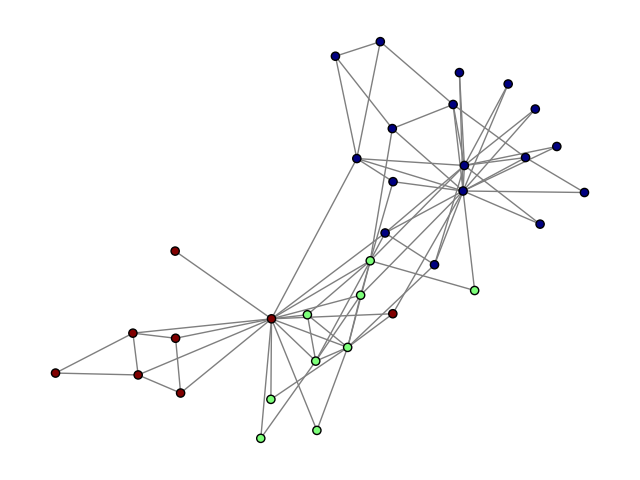

The script that drew this image:
from networkx.algorithms import community
import networkx as nx
import matplotlib.pyplot as plt
G = nx.karate_club_graph()
#Nombre de partitions trouvées 
partition = community.greedy_modularity_communities(G)
print(len(partition))

#Affichage de la composition des communautés
for i in range(len(partition)):
        community = list(partition[i])
        print("Communauté ",str(i+1))
        print([ i for i in community ])

#Visualisation par contruction d’un vecteur de couleurs :
couleurs_num = [0] * G.number_of_nodes()
for i in range(len(partition)):
  for j in partition[i]:
    couleurs_num[j] = i

options = {
      'cmap'       : plt.get_cmap('jet'), 
      'node_color' : couleurs_num,
      'node_size'  : 35,
      'edge_color' : 'tab:grey',
      'with_labels': False
    }
plt.figure()
pos = nx.spring_layout(G)
nx.draw(G,**options,pos=pos,edgecolors='black')
plt.show()
